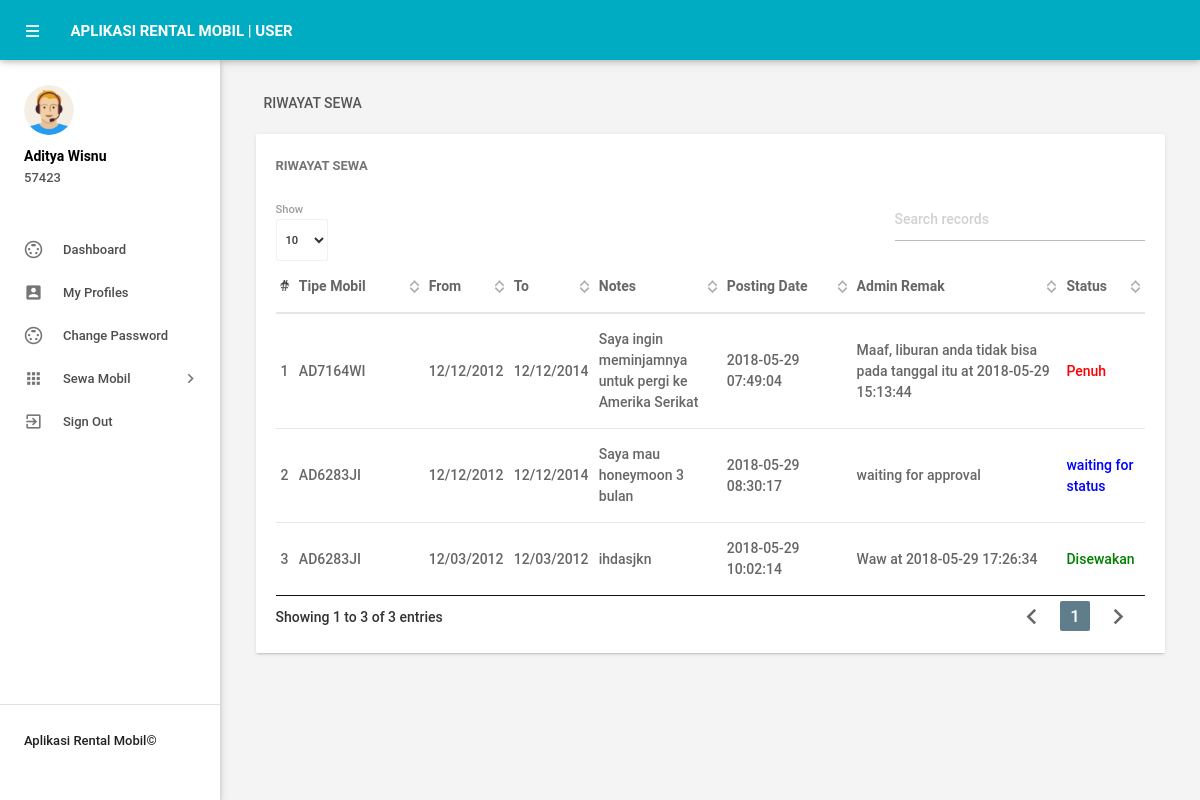
Page /riwayatsewa.php (signed in) on the committed database.
### tables this page shows
CREATE TABLE `tblpenyewa` (
  `id` int(11) NOT NULL,
  `UniqueId` varchar(100) NOT NULL,
  `FirstName` varchar(150) NOT NULL,
  `LastName` varchar(150) NOT NULL,
  `EmailId` varchar(200) NOT NULL,
  `Password` varchar(180) NOT NULL,
  `Gender` varchar(100) NOT NULL,
  `Dob` varchar(100) NOT NULL,
  `Address` varchar(255) NOT NULL,
  `City` varchar(200) NOT NULL,
  `Country` varchar(150) NOT NULL,
  `Phonenumber` char(11) NOT NULL,
  `Status` int(1) NOT NULL,
  `RegDate` timestamp NOT NULL DEFAULT current_timestamp()
);

CREATE TABLE `tbltransaksi` (
  `id` int(11) NOT NULL,
  `NoPol` varchar(110) NOT NULL,
  `ToDate` varchar(120) NOT NULL,
  `FromDate` varchar(120) NOT NULL,
  `Description` mediumtext NOT NULL,
  `PostingDate` timestamp NOT NULL DEFAULT current_timestamp(),
  `AdminRemark` mediumtext DEFAULT NULL,
  `AdminRemarkDate` varchar(120) DEFAULT NULL,
  `Status` int(1) NOT NULL,
  `IsRead` int(1) NOT NULL,
  `idpenyewa` int(11) DEFAULT NULL
);

### riwayatsewa.php (the view, shortened to what this page needs)
<?php
include('includes/config.php');
if(strlen($_SESSION['emplogin'])==0)
    {
header('location:index.php');
}
else{
 ?>
<!DOCTYPE html>
<html lang="en">
    <head>
        <link type="text/css" rel="stylesheet" href="assets/plugins/materialize/css/materialize.min.css"/>
        <link href="assets/plugins/material-preloader/css/materialPreloader.min.css" rel="stylesheet">
        <link href="assets/plugins/datatables/css/jquery.dataTables.min.css" rel="stylesheet">
        <link href="assets/css/alpha.min.css" rel="stylesheet" type="text/css"/>
        <link href="assets/css/custom.css" rel="stylesheet" type="text/css"/>
    </head>
    <body>
       <?php include('includes/header.php');?>
       <?php include('includes/sidebar.php');?>
            <main class="mn-inner">
                <div class="row">
                    <div class="col s12">
                        <div class="page-title">Riwayat Sewa</div>
                    </div>
                    <div class="col s12 m12 l12">
                        <div class="card">
                            <div class="card-content">
                                <span class="card-title">Riwayat Sewa</span>
                                <table id="example" class="display responsive-table ">
                                    <thead>
                                        <tr>
                                            <th>#</th>
                                            <th width="120">Tipe Mobil</th>
                                            <th>From</th>
                                            <th>To</th>
                                             <th>Notes</th>
                                             <th width="120">Posting Date</th>
                                            <th width="200">Admin Remak</th>
                                            <th>Status</th>
                                        </tr>
                                    </thead>
                                    <tbody>
<?php
$eid=$_SESSION['eid'];
$sql = "SELECT NoPol,ToDate,FromDate,Description,PostingDate,AdminRemarkDate,AdminRemark,Status from tbltransaksi where idpenyewa=:eid";
$query = $dbh -> prepare($sql);
$query->bindParam(':eid',$eid,PDO::PARAM_STR);
$query->execute();
$results=$query->fetchAll(PDO::FETCH_OBJ);
$cnt=1;
if($query->rowCount() > 0)
{
foreach($results as $result)
{               ?>
                                        <tr>
                                            <td> <?php echo htmlentities($cnt);?></td>
                                            <td><?php echo htmlentities($result->NoPol);?></td>
                                            <td><?php echo htmlentities($result->ToDate);?></td>
                                            <td><?php echo htmlentities($result->FromDate);?></td>
                                           <td><?php echo htmlentities($result->Description);?></td>
                                            <td><?php echo htmlentities($result->PostingDate);?></td>
                                            <td><?php if($result->AdminRemark=="")
                                            {
echo htmlentities('waiting for approval');
                                            } else
{
 echo htmlentities(($result->AdminRemark)." "."at"." ".$result->AdminRemarkDate);
}
                                            ?></td>
                                                                                 <td><?php $stats=$result->Status;
if($stats==1){
                                             ?>
                                                 <span style="color: green">Disewakan</span>
                                                 <?php } if($stats==2)  { ?>
                                                <span style="color: red">Penuh</span>
                                                 <?php } if($stats==0)  { ?>
 <span style="color: blue">waiting for status</span>
 <?php } ?>
                                             </td>
                                        </tr>
                                         <?php $cnt++;} }?>
                                    </tbody>
                                </table>
                            </div>
                        </div>
                    </div>
                </div>
            </main>
        </div>
        <div class="left-sidebar-hover"></div>
    </body>
</html>
<?php } ?>

### includes/sidebar.php (shortened to what this page needs)
     <aside id="slide-out" class="side-nav white fixed">
                <div class="side-nav-wrapper">
                    <div class="sidebar-profile">
                        <div class="sidebar-profile-image">
                            <img src="assets/images/profile-image.png" class="circle" alt="">
                        </div>
                        <div class="sidebar-profile-info">
                    <?php
$eid=$_SESSION['eid'];
$sql = "SELECT FirstName,LastName,UniqueId from  tblpenyewa where id=:eid";
$query = $dbh -> prepare($sql);
$query->bindParam(':eid',$eid,PDO::PARAM_STR);
$query->execute();
$results=$query->fetchAll(PDO::FETCH_OBJ);
if($query->rowCount() > 0)
{
foreach($results as $result)
{               ?>
                                <p><?php echo htmlentities($result->FirstName." ".$result->LastName);?></p>
                                <span><?php echo htmlentities($result->UniqueId)?></span>
                         <?php }} ?>
                        </div>
                    </div>
                <ul class="sidebar-menu collapsible collapsible-accordion" data-collapsible="accordion">
  <li class="no-padding"><a class="waves-effect waves-grey" href="dashboard.php"><i class="material-icons">settings_input_svideo</i>Dashboard</a></li>
  <li class="no-padding"><a class="waves-effect waves-grey" href="myprofile.php"><i class="material-icons">account_box</i>My Profiles</a></li>
  <li class="no-padding"><a class="waves-effect waves-grey" href="penyewa-changepassword.php"><i class="material-icons">settings_input_svideo</i>Change Password</a></li>
                    <li class="no-padding">
                        <a class="collapsible-header waves-effect waves-grey"><i class="material-icons">apps</i>Sewa Mobil<i class="nav-drop-icon material-icons">keyboard_arrow_right</i></a>
                    </li>
                  <li class="no-padding">
                                <a class="waves-effect waves-grey" href="logout.php"><i class="material-icons">exit_to_app</i>Sign Out</a>
                            </li>
                </ul>
                <div class="footer">
                    <p class="copyright">Aplikasi Rental Mobil©</p>
                </div>
                </div>
            </aside>

### rows in the picture
tblpenyewa: FirstName+LastName "Aditya Wisnu", UniqueId "57423"
tbltransaksi: NoPol "AD7164WI", ToDate "12/12/2012", FromDate "12/12/2014", Description "Saya ingin meminjamnya untuk pergi ke Amerika Serikat", PostingDate "2018-05-29 07:49:04", AdminRemark+AdminRemarkDate "Maaf, liburan anda tidak bisa pada tanggal itu at 2018-05-29 15:13:44", Status "Penuh"
tbltransaksi: NoPol "AD6283JI", ToDate "12/12/2012", FromDate "12/12/2014", Description "Saya mau honeymoon 3 bulan", PostingDate "2018-05-29 08:30:17", Status "waiting for status"
tbltransaksi: NoPol "AD6283JI", ToDate "12/03/2012", FromDate "12/03/2012", Description "ihdasjkn", PostingDate "2018-05-29 10:02:14", AdminRemark+AdminRemarkDate "Waw at 2018-05-29 17:26:34", Status "Disewakan"
